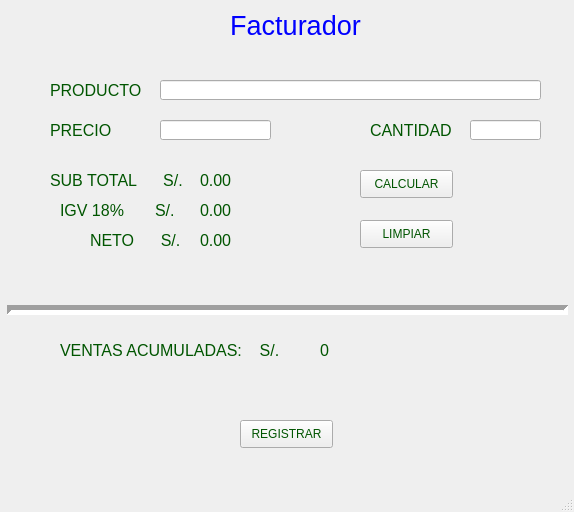
<?xml version="1.0" encoding="UTF-8"?>
<ui version="4.0">
 <class>MainWindow</class>
 <widget class="QMainWindow" name="MainWindow">
  <property name="geometry">
   <rect>
    <x>0</x>
    <y>0</y>
    <width>574</width>
    <height>512</height>
   </rect>
  </property>
  <property name="windowTitle">
   <string>MainWindow</string>
  </property>
  <property name="styleSheet">
   <string notr="true">color: rgb(0, 85, 0)</string>
  </property>
  <widget class="QWidget" name="centralwidget">
   <widget class="QLabel" name="label">
    <property name="geometry">
     <rect>
      <x>50</x>
      <y>0</y>
      <width>491</width>
      <height>51</height>
     </rect>
    </property>
    <property name="palette">
     <palette>
      <active>
       <colorrole role="WindowText">
        <brush brushstyle="SolidPattern">
         <color alpha="255">
          <red>0</red>
          <green>0</green>
          <blue>255</blue>
         </color>
        </brush>
       </colorrole>
       <colorrole role="Button">
        <brush brushstyle="SolidPattern">
         <color alpha="255">
          <red>0</red>
          <green>0</green>
          <blue>0</blue>
         </color>
        </brush>
       </colorrole>
       <colorrole role="Light">
        <brush brushstyle="SolidPattern">
         <color alpha="255">
          <red>0</red>
          <green>0</green>
          <blue>0</blue>
         </color>
        </brush>
       </colorrole>
       <colorrole role="Midlight">
        <brush brushstyle="SolidPattern">
         <color alpha="255">
          <red>0</red>
          <green>0</green>
          <blue>0</blue>
         </color>
        </brush>
       </colorrole>
       <colorrole role="Dark">
        <brush brushstyle="SolidPattern">
         <color alpha="255">
          <red>0</red>
          <green>0</green>
          <blue>0</blue>
         </color>
        </brush>
       </colorrole>
       <colorrole role="Mid">
        <brush brushstyle="SolidPattern">
         <color alpha="255">
          <red>0</red>
          <green>0</green>
          <blue>0</blue>
         </color>
        </brush>
       </colorrole>
       <colorrole role="Text">
        <brush brushstyle="SolidPattern">
         <color alpha="255">
          <red>0</red>
          <green>0</green>
          <blue>255</blue>
         </color>
        </brush>
       </colorrole>
       <colorrole role="BrightText">
        <brush brushstyle="SolidPattern">
         <color alpha="255">
          <red>255</red>
          <green>255</green>
          <blue>255</blue>
         </color>
        </brush>
       </colorrole>
       <colorrole role="ButtonText">
        <brush brushstyle="SolidPattern">
         <color alpha="255">
          <red>0</red>
          <green>0</green>
          <blue>255</blue>
         </color>
        </brush>
       </colorrole>
       <colorrole role="Base">
        <brush brushstyle="SolidPattern">
         <color alpha="255">
          <red>0</red>
          <green>0</green>
          <blue>0</blue>
         </color>
        </brush>
       </colorrole>
       <colorrole role="Window">
        <brush brushstyle="SolidPattern">
         <color alpha="255">
          <red>0</red>
          <green>0</green>
          <blue>0</blue>
         </color>
        </brush>
       </colorrole>
       <colorrole role="Shadow">
        <brush brushstyle="SolidPattern">
         <color alpha="255">
          <red>0</red>
          <green>0</green>
          <blue>0</blue>
         </color>
        </brush>
       </colorrole>
       <colorrole role="AlternateBase">
        <brush brushstyle="SolidPattern">
         <color alpha="255">
          <red>0</red>
          <green>0</green>
          <blue>0</blue>
         </color>
        </brush>
       </colorrole>
       <colorrole role="ToolTipBase">
        <brush brushstyle="SolidPattern">
         <color alpha="255">
          <red>255</red>
          <green>255</green>
          <blue>220</blue>
         </color>
        </brush>
       </colorrole>
       <colorrole role="ToolTipText">
        <brush brushstyle="SolidPattern">
         <color alpha="255">
          <red>0</red>
          <green>0</green>
          <blue>0</blue>
         </color>
        </brush>
       </colorrole>
      </active>
      <inactive>
       <colorrole role="WindowText">
        <brush brushstyle="SolidPattern">
         <color alpha="255">
          <red>0</red>
          <green>0</green>
          <blue>255</blue>
         </color>
        </brush>
       </colorrole>
       <colorrole role="Button">
        <brush brushstyle="SolidPattern">
         <color alpha="255">
          <red>0</red>
          <green>0</green>
          <blue>0</blue>
         </color>
        </brush>
       </colorrole>
       <colorrole role="Light">
        <brush brushstyle="SolidPattern">
         <color alpha="255">
          <red>0</red>
          <green>0</green>
          <blue>0</blue>
         </color>
        </brush>
       </colorrole>
       <colorrole role="Midlight">
        <brush brushstyle="SolidPattern">
         <color alpha="255">
          <red>0</red>
          <green>0</green>
          <blue>0</blue>
         </color>
        </brush>
       </colorrole>
       <colorrole role="Dark">
        <brush brushstyle="SolidPattern">
         <color alpha="255">
          <red>0</red>
          <green>0</green>
          <blue>0</blue>
         </color>
        </brush>
       </colorrole>
       <colorrole role="Mid">
        <brush brushstyle="SolidPattern">
         <color alpha="255">
          <red>0</red>
          <green>0</green>
          <blue>0</blue>
         </color>
        </brush>
       </colorrole>
       <colorrole role="Text">
        <brush brushstyle="SolidPattern">
         <color alpha="255">
          <red>0</red>
          <green>0</green>
          <blue>255</blue>
         </color>
        </brush>
       </colorrole>
       <colorrole role="BrightText">
        <brush brushstyle="SolidPattern">
         <color alpha="255">
          <red>255</red>
          <green>255</green>
          <blue>255</blue>
         </color>
        </brush>
       </colorrole>
       <colorrole role="ButtonText">
        <brush brushstyle="SolidPattern">
         <color alpha="255">
          <red>0</red>
          <green>0</green>
          <blue>255</blue>
         </color>
        </brush>
       </colorrole>
       <colorrole role="Base">
        <brush brushstyle="SolidPattern">
         <color alpha="255">
          <red>0</red>
          <green>0</green>
          <blue>0</blue>
         </color>
        </brush>
       </colorrole>
       <colorrole role="Window">
        <brush brushstyle="SolidPattern">
         <color alpha="255">
          <red>0</red>
          <green>0</green>
          <blue>0</blue>
         </color>
        </brush>
       </colorrole>
       <colorrole role="Shadow">
        <brush brushstyle="SolidPattern">
         <color alpha="255">
          <red>0</red>
          <green>0</green>
          <blue>0</blue>
         </color>
        </brush>
       </colorrole>
       <colorrole role="AlternateBase">
        <brush brushstyle="SolidPattern">
         <color alpha="255">
          <red>0</red>
          <green>0</green>
          <blue>0</blue>
         </color>
        </brush>
       </colorrole>
       <colorrole role="ToolTipBase">
        <brush brushstyle="SolidPattern">
         <color alpha="255">
          <red>255</red>
          <green>255</green>
          <blue>220</blue>
         </color>
        </brush>
       </colorrole>
       <colorrole role="ToolTipText">
        <brush brushstyle="SolidPattern">
         <color alpha="255">
          <red>0</red>
          <green>0</green>
          <blue>0</blue>
         </color>
        </brush>
       </colorrole>
      </inactive>
      <disabled>
       <colorrole role="WindowText">
        <brush brushstyle="SolidPattern">
         <color alpha="255">
          <red>0</red>
          <green>0</green>
          <blue>255</blue>
         </color>
        </brush>
       </colorrole>
       <colorrole role="Button">
        <brush brushstyle="SolidPattern">
         <color alpha="255">
          <red>0</red>
          <green>0</green>
          <blue>0</blue>
         </color>
        </brush>
       </colorrole>
       <colorrole role="Light">
        <brush brushstyle="SolidPattern">
         <color alpha="255">
          <red>0</red>
          <green>0</green>
          <blue>0</blue>
         </color>
        </brush>
       </colorrole>
       <colorrole role="Midlight">
        <brush brushstyle="SolidPattern">
         <color alpha="255">
          <red>0</red>
          <green>0</green>
          <blue>0</blue>
         </color>
        </brush>
       </colorrole>
       <colorrole role="Dark">
        <brush brushstyle="SolidPattern">
         <color alpha="255">
          <red>0</red>
          <green>0</green>
          <blue>0</blue>
         </color>
        </brush>
       </colorrole>
       <colorrole role="Mid">
        <brush brushstyle="SolidPattern">
         <color alpha="255">
          <red>0</red>
          <green>0</green>
          <blue>0</blue>
         </color>
        </brush>
       </colorrole>
       <colorrole role="Text">
        <brush brushstyle="SolidPattern">
         <color alpha="255">
          <red>0</red>
          <green>0</green>
          <blue>255</blue>
         </color>
        </brush>
       </colorrole>
       <colorrole role="BrightText">
        <brush brushstyle="SolidPattern">
         <color alpha="255">
          <red>255</red>
          <green>255</green>
          <blue>255</blue>
         </color>
        </brush>
       </colorrole>
       <colorrole role="ButtonText">
        <brush brushstyle="SolidPattern">
         <color alpha="255">
          <red>0</red>
          <green>0</green>
          <blue>255</blue>
         </color>
        </brush>
       </colorrole>
       <colorrole role="Base">
        <brush brushstyle="SolidPattern">
         <color alpha="255">
          <red>0</red>
          <green>0</green>
          <blue>0</blue>
         </color>
        </brush>
       </colorrole>
       <colorrole role="Window">
        <brush brushstyle="SolidPattern">
         <color alpha="255">
          <red>0</red>
          <green>0</green>
          <blue>0</blue>
         </color>
        </brush>
       </colorrole>
       <colorrole role="Shadow">
        <brush brushstyle="SolidPattern">
         <color alpha="255">
          <red>0</red>
          <green>0</green>
          <blue>0</blue>
         </color>
        </brush>
       </colorrole>
       <colorrole role="AlternateBase">
        <brush brushstyle="SolidPattern">
         <color alpha="255">
          <red>0</red>
          <green>0</green>
          <blue>0</blue>
         </color>
        </brush>
       </colorrole>
       <colorrole role="ToolTipBase">
        <brush brushstyle="SolidPattern">
         <color alpha="255">
          <red>255</red>
          <green>255</green>
          <blue>220</blue>
         </color>
        </brush>
       </colorrole>
       <colorrole role="ToolTipText">
        <brush brushstyle="SolidPattern">
         <color alpha="255">
          <red>0</red>
          <green>0</green>
          <blue>0</blue>
         </color>
        </brush>
       </colorrole>
      </disabled>
     </palette>
    </property>
    <property name="font">
     <font>
      <family>MS Shell Dlg 2</family>
      <pointsize>20</pointsize>
      <weight>9</weight>
      <italic>false</italic>
      <bold>false</bold>
     </font>
    </property>
    <property name="styleSheet">
     <string notr="true">font: 75 20pt &quot;MS Shell Dlg 2&quot;;
color: rgb(0, 0, 255);</string>
    </property>
    <property name="text">
     <string>Facturador</string>
    </property>
    <property name="alignment">
     <set>Qt::AlignCenter</set>
    </property>
   </widget>
   <widget class="QLabel" name="label_2">
    <property name="geometry">
     <rect>
      <x>50</x>
      <y>80</y>
      <width>101</width>
      <height>21</height>
     </rect>
    </property>
    <property name="font">
     <font>
      <pointsize>12</pointsize>
     </font>
    </property>
    <property name="text">
     <string>PRODUCTO</string>
    </property>
   </widget>
   <widget class="QLabel" name="label_3">
    <property name="geometry">
     <rect>
      <x>50</x>
      <y>120</y>
      <width>71</width>
      <height>21</height>
     </rect>
    </property>
    <property name="font">
     <font>
      <pointsize>12</pointsize>
     </font>
    </property>
    <property name="text">
     <string>PRECIO</string>
    </property>
   </widget>
   <widget class="QLabel" name="label_4">
    <property name="geometry">
     <rect>
      <x>370</x>
      <y>120</y>
      <width>91</width>
      <height>21</height>
     </rect>
    </property>
    <property name="font">
     <font>
      <pointsize>12</pointsize>
     </font>
    </property>
    <property name="text">
     <string>CANTIDAD</string>
    </property>
   </widget>
   <widget class="QLabel" name="label_5">
    <property name="geometry">
     <rect>
      <x>50</x>
      <y>170</y>
      <width>151</width>
      <height>21</height>
     </rect>
    </property>
    <property name="font">
     <font>
      <pointsize>12</pointsize>
     </font>
    </property>
    <property name="text">
     <string>SUB TOTAL      S/.</string>
    </property>
   </widget>
   <widget class="QLabel" name="label_6">
    <property name="geometry">
     <rect>
      <x>60</x>
      <y>200</y>
      <width>131</width>
      <height>21</height>
     </rect>
    </property>
    <property name="font">
     <font>
      <pointsize>12</pointsize>
     </font>
    </property>
    <property name="text">
     <string>IGV 18%       S/.</string>
    </property>
   </widget>
   <widget class="QLabel" name="label_7">
    <property name="geometry">
     <rect>
      <x>90</x>
      <y>230</y>
      <width>111</width>
      <height>21</height>
     </rect>
    </property>
    <property name="font">
     <font>
      <pointsize>12</pointsize>
     </font>
    </property>
    <property name="text">
     <string>NETO      S/.</string>
    </property>
   </widget>
   <widget class="QLineEdit" name="e_n1">
    <property name="geometry">
     <rect>
      <x>160</x>
      <y>80</y>
      <width>381</width>
      <height>20</height>
     </rect>
    </property>
   </widget>
   <widget class="QLineEdit" name="e_n2">
    <property name="geometry">
     <rect>
      <x>160</x>
      <y>120</y>
      <width>111</width>
      <height>20</height>
     </rect>
    </property>
   </widget>
   <widget class="QLineEdit" name="e_n3">
    <property name="geometry">
     <rect>
      <x>470</x>
      <y>120</y>
      <width>71</width>
      <height>20</height>
     </rect>
    </property>
   </widget>
   <widget class="Line" name="line">
    <property name="geometry">
     <rect>
      <x>7</x>
      <y>300</y>
      <width>561</width>
      <height>20</height>
     </rect>
    </property>
    <property name="lineWidth">
     <number>5</number>
    </property>
    <property name="orientation">
     <enum>Qt::Horizontal</enum>
    </property>
   </widget>
   <widget class="QPushButton" name="b_calcular">
    <property name="geometry">
     <rect>
      <x>360</x>
      <y>170</y>
      <width>93</width>
      <height>28</height>
     </rect>
    </property>
    <property name="text">
     <string>CALCULAR</string>
    </property>
   </widget>
   <widget class="QPushButton" name="b_limpiar">
    <property name="geometry">
     <rect>
      <x>360</x>
      <y>220</y>
      <width>93</width>
      <height>28</height>
     </rect>
    </property>
    <property name="text">
     <string>LIMPIAR</string>
    </property>
   </widget>
   <widget class="QLabel" name="l_igv">
    <property name="geometry">
     <rect>
      <x>200</x>
      <y>200</y>
      <width>111</width>
      <height>21</height>
     </rect>
    </property>
    <property name="font">
     <font>
      <pointsize>12</pointsize>
     </font>
    </property>
    <property name="text">
     <string>0.00</string>
    </property>
   </widget>
   <widget class="QLabel" name="l_neto">
    <property name="geometry">
     <rect>
      <x>200</x>
      <y>230</y>
      <width>111</width>
      <height>21</height>
     </rect>
    </property>
    <property name="font">
     <font>
      <pointsize>12</pointsize>
     </font>
    </property>
    <property name="text">
     <string>0.00</string>
    </property>
   </widget>
   <widget class="QLabel" name="label_10">
    <property name="geometry">
     <rect>
      <x>60</x>
      <y>340</y>
      <width>231</width>
      <height>21</height>
     </rect>
    </property>
    <property name="font">
     <font>
      <pointsize>12</pointsize>
     </font>
    </property>
    <property name="text">
     <string>VENTAS ACUMULADAS:    S/.</string>
    </property>
   </widget>
   <widget class="QLabel" name="l_apro">
    <property name="geometry">
     <rect>
      <x>320</x>
      <y>340</y>
      <width>111</width>
      <height>21</height>
     </rect>
    </property>
    <property name="font">
     <font>
      <pointsize>12</pointsize>
     </font>
    </property>
    <property name="text">
     <string>0</string>
    </property>
   </widget>
   <widget class="QPushButton" name="b_registrar">
    <property name="geometry">
     <rect>
      <x>240</x>
      <y>420</y>
      <width>93</width>
      <height>28</height>
     </rect>
    </property>
    <property name="text">
     <string>REGISTRAR</string>
    </property>
   </widget>
   <widget class="QLabel" name="l_subt">
    <property name="geometry">
     <rect>
      <x>200</x>
      <y>170</y>
      <width>111</width>
      <height>21</height>
     </rect>
    </property>
    <property name="font">
     <font>
      <pointsize>12</pointsize>
     </font>
    </property>
    <property name="text">
     <string>0.00</string>
    </property>
   </widget>
  </widget>
  <widget class="QMenuBar" name="menubar">
   <property name="geometry">
    <rect>
     <x>0</x>
     <y>0</y>
     <width>574</width>
     <height>21</height>
    </rect>
   </property>
  </widget>
  <widget class="QStatusBar" name="statusbar"/>
 </widget>
 <resources/>
 <connections/>
</ui>
